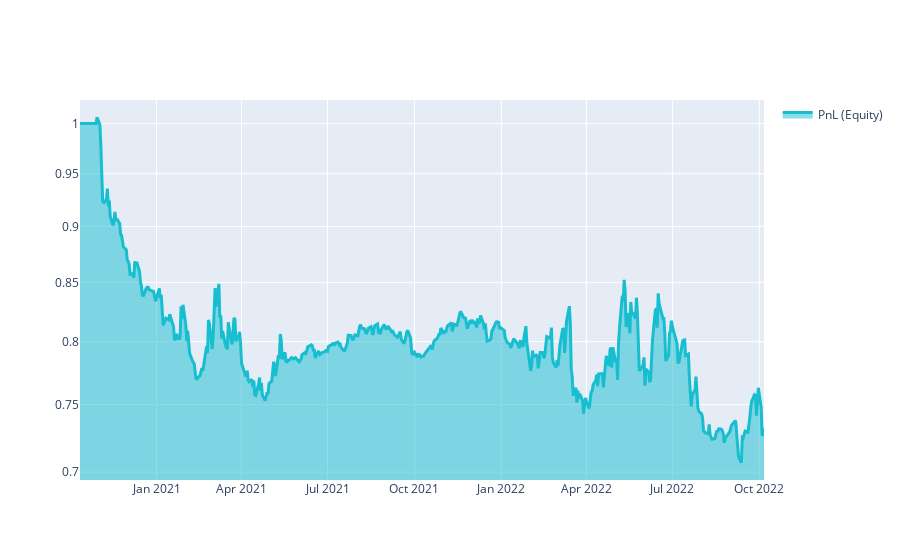

The cell this chart's notebook holds for it:
### Markdown cell above
# Group27_150_5_2Y

### Code cell
import xarray as xr

import qnt.ta as qnta
import qnt.data as qndata
import qnt.output as qnout
import qnt.stats as qns

# 2 years - 150/5 days

data = qndata.stocks.load_ndx_data(min_date="2020-10-10")

close     = data.sel(field="close")
is_liquid = data.sel(field="is_liquid")
sma_slow  = qnta.sma(close, 150)
sma_fast  = qnta.sma(close, 5)
weights   = xr.where(sma_slow < sma_fast, 1, -1)
weights   = weights * is_liquid

weights = qnout.clean(weights, data, "stocks_nasdaq100")

# calc stats
stats = qns.calc_stat(data, weights.sel(time=slice("2020-10-10", None)))
display(stats.to_pandas().tail())

# graph
performance = stats.to_pandas()["equity"]
import qnt.graph as qngraph

qngraph.make_plot_filled(performance.index, performance, name="PnL (Equity)", type="log")

### Figure 1 — Plotly figure (JSON) as saved in the notebook; plotly's stock layout.template omitted (floating-point values rounded to 4 significant figures; data arrays with more than 128 entries replaced by an {"elided": "..."} marker saying what was removed)
{"data": [{"fill": "tonexty", "line": {"color": "#17BECF", "width": 3}, "name": "PnL (Equity)", "type": "scatter", "x": {"elided": "501 str values"}, "y": {"elided": "501 float values"}}], "layout": {"showlegend": true, "yaxis": {"range": [-0.1584, 0.0105], "type": "log"}}}
